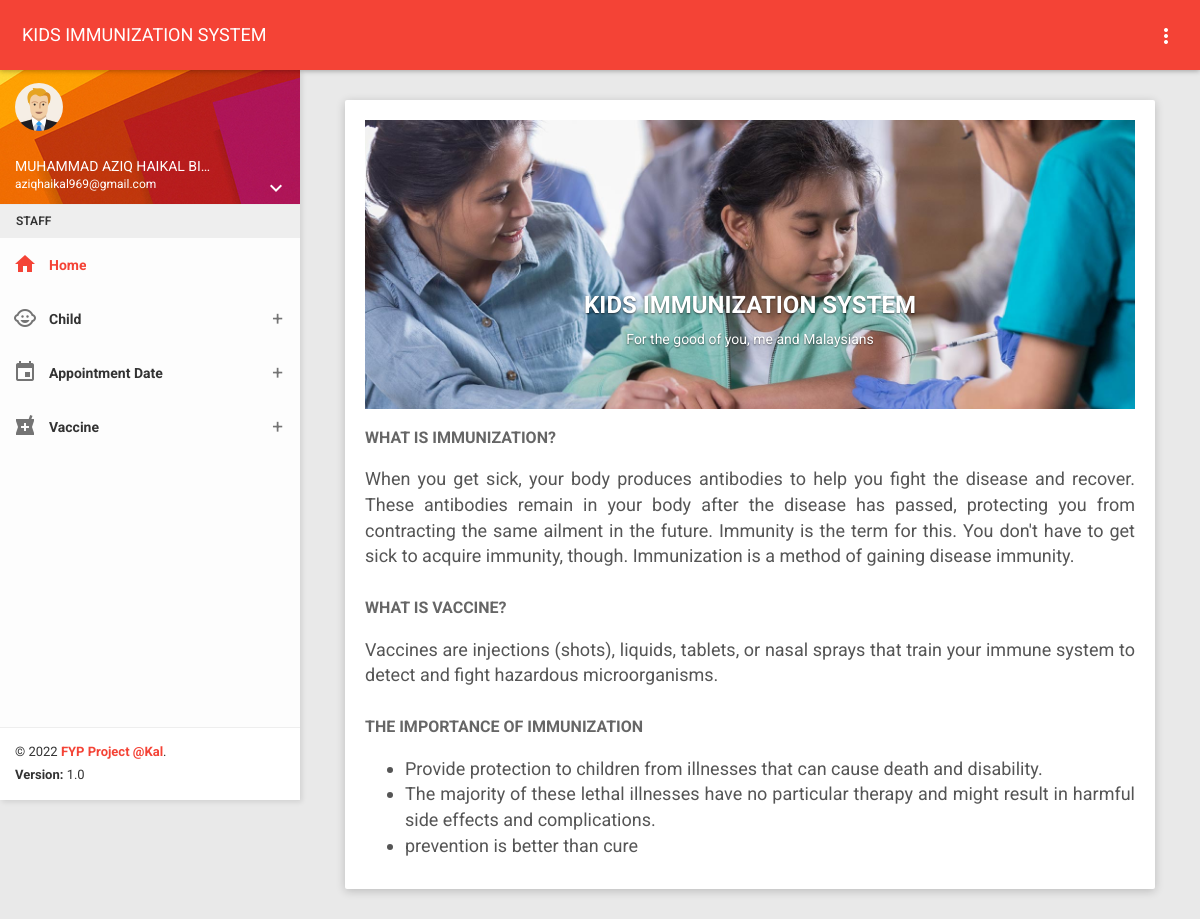
Screenshot of /home_staff.php (signed in) with the database file from the repository.
### tables this page shows
CREATE TABLE `staff` (
  `staffIC` varchar(12) NOT NULL,
  `staffName` varchar(255) DEFAULT NULL,
  `staffPassword` varchar(20) DEFAULT NULL,
  `staffEmail` varchar(255) DEFAULT NULL,
  `staffStatus` varchar(100) NOT NULL DEFAULT 'Active'
);

### home_staff.php (the view, shortened to what this page needs)
<?php
include("connection.php");
$session=$_SESSION['Staff'];
$query="SELECT * FROM staff WHERE staffIC = '$session'";
$result=mysqli_query($con, $query);
$row = mysqli_fetch_assoc($result);
$name = $row['staffName'];
$email = $row['staffEmail'];
?>
<!DOCTYPE html>
<html>
<head>
    <link href="plugins/bootstrap/css/bootstrap.css" rel="stylesheet">
    <link href="plugins/node-waves/waves.css" rel="stylesheet" />
    <link href="plugins/animate-css/animate.css" rel="stylesheet" />
    <link href="css/style.css" rel="stylesheet">
    <link href="css/themes/all-themes.css" rel="stylesheet" />
    <link rel="stylesheet" href="https://cdn.jsdelivr.net/npm/bootstrap-select@1.13.14/dist/css/bootstrap-select.min.css">
    <link href="plugins/jquery-datatable/skin/bootstrap/css/dataTables.bootstrap.css" rel="stylesheet">
</head>
<body class="theme-red">
    <nav class="navbar">
        <div class="container-fluid">
            <div class="navbar-header">
                <a class="navbar-brand" href="home_staff.php">KIDS IMMUNIZATION SYSTEM</a>
            </div>
            <div class="collapse navbar-collapse" id="navbar-collapse">
                <ul class="nav navbar-nav navbar-right">
                    <li class="pull-right"><a href="javascript:void(0);" class="js-right-sidebar" data-close="true"><i class="material-icons">more_vert</i></a></li>
                </ul>
            </div>
        </div>
    </nav>
    <section>
        <aside id="leftsidebar" class="sidebar">
            <div class="user-info">
                <div class="image">
                    <img src="images/user.png" width="48" height="48" alt="User" />
                </div>
                <div class="info-container">
                    <div class="name" data-toggle="dropdown" aria-haspopup="true" aria-expanded="false"><?php echo $name ?></div>
                    <div class="email"><?php echo $email ?></div>
                    <div class="btn-group user-helper-dropdown">
                        <i class="material-icons" data-toggle="dropdown" aria-haspopup="true" aria-expanded="true">keyboard_arrow_down</i>
                    </div>
                </div>
            </div>
            <div class="menu">
               <?php include 'menu_staff.php';?>
            </div>
            <div class="legal">
                <div class="copyright">
                    &copy; 2022 <a href="javascript:void(0);">FYP Project @Kal</a>.
                </div>
                <div class="version">
                    <b>Version: </b> 1.0
                </div>
            </div>
        </aside>
    </section>
    <section class="content">
        <div class="container-fluid">
          <div class="block-header">
            </div>
        </div>
    </section>
</body>
</html>

### css/themes/all-themes.css (style rules this page uses)
.theme-red .navbar-brand { color: #fff; }
.theme-red .nav > li > a { color: #fff; }
.theme-red .sidebar .legal { background-color: #fff; }
.theme-red .sidebar .legal .copyright a { color: #F44336 !important; }

### rows the page displays
staff: staffName "MUHAMMAD AZIQ HAIKAL BI…", staffEmail "aziqhaikal969@gmail.com"
